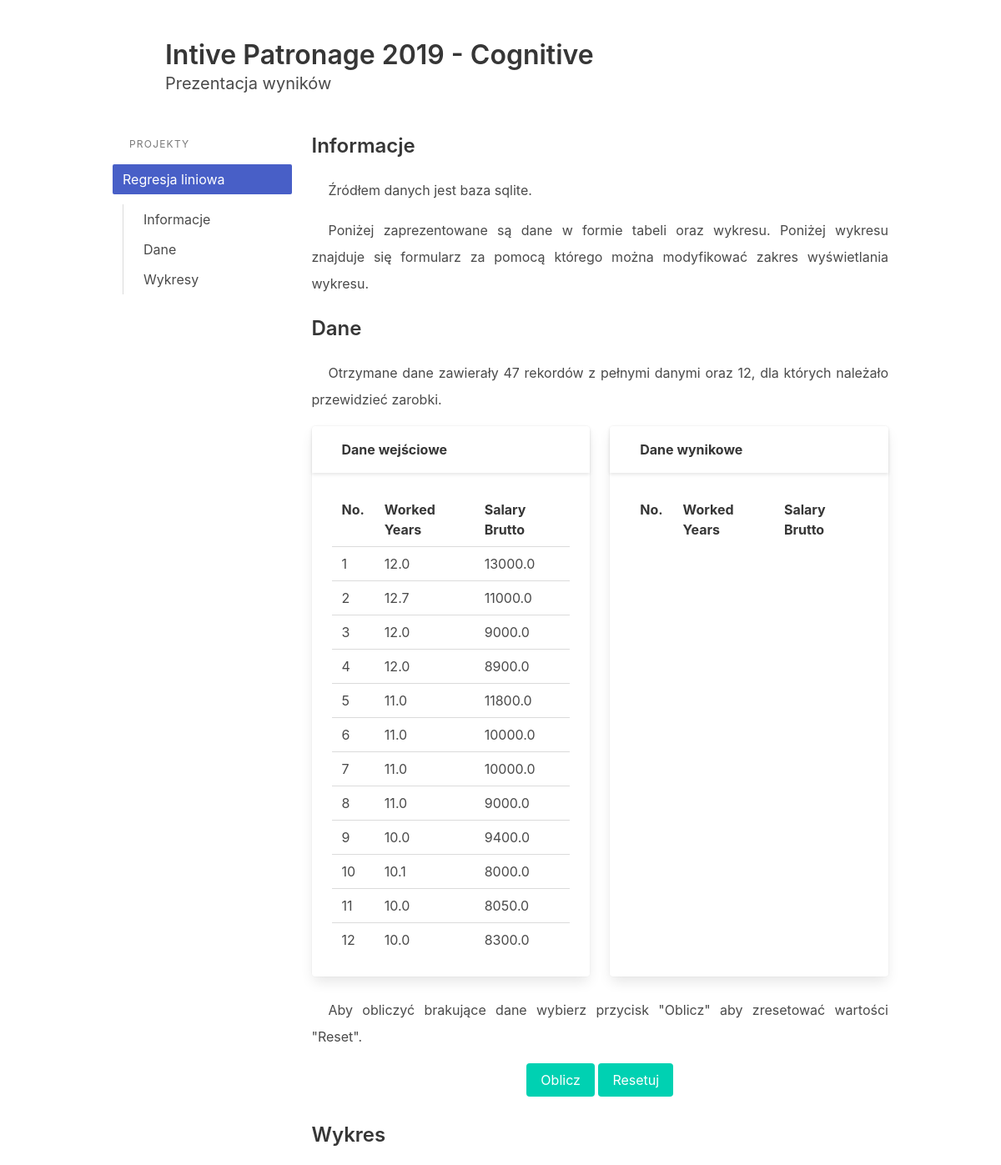
Page /detail (upper part) on the earlier database version.
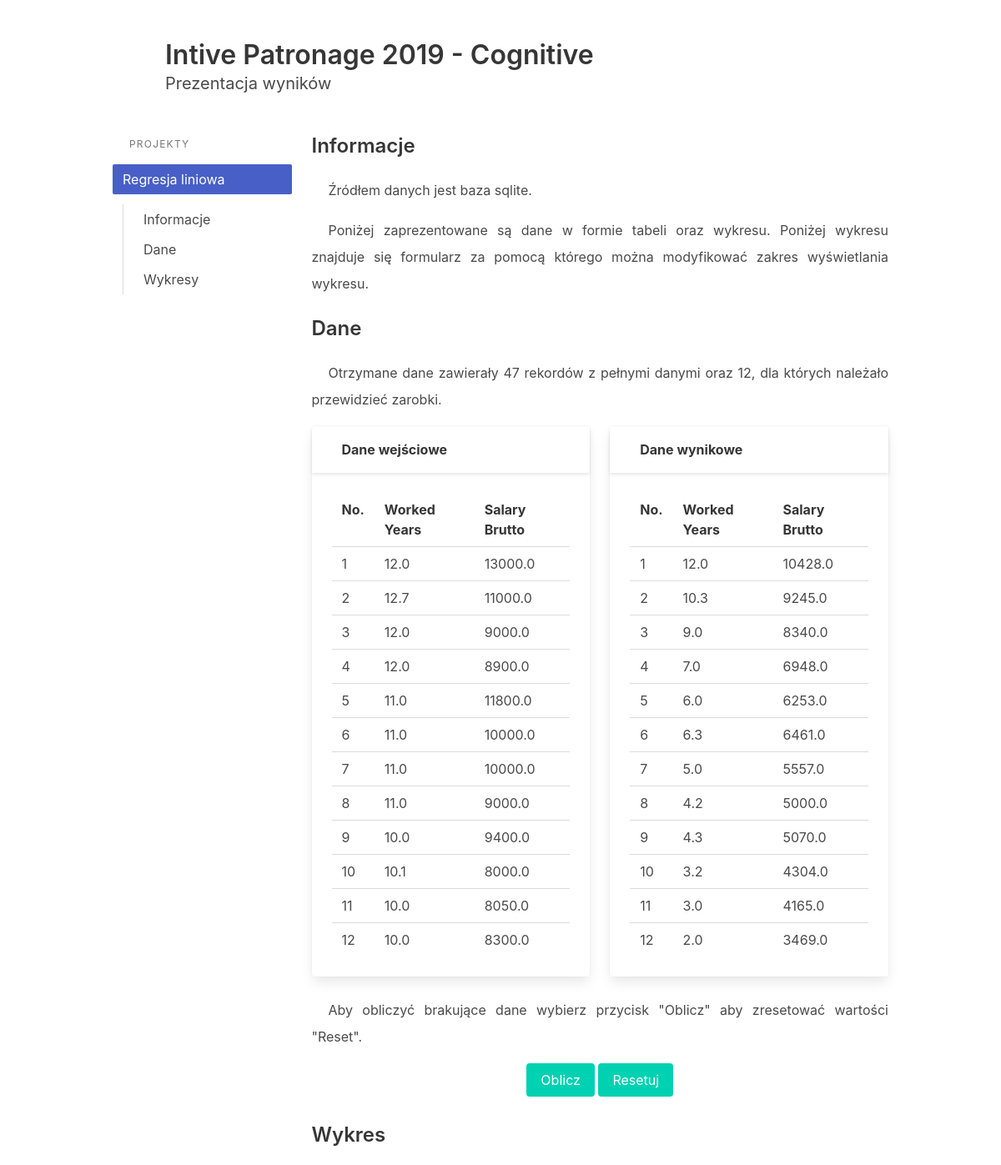
Same page on the later database version.
### projects/models.py (models this page shows)
class Data(models.Model):
    workedYears = models.FloatField()
    salaryBrutto = models.FloatField(null=True)
    test = models.IntegerField(null=True, default=0)

### projects/views.py (the view, shortened to what this page needs)
# urls.py: path('detail', views.ProjectView.as_view(), name='detail'),
class ProjectView(View):
    template_name = 'projects/detail.html'
    train_data = Data.objects.filter(test=0)
    test_data = Data.objects.filter(test=1)
    def get_data(self):
        data = []
        for val in self.train_data:
            data.append({
                'x': val.workedYears,
                'y': val.salaryBrutto,
                'test': val.test,
            })
        for val in self.test_data:
            data.append({
                'x': val.workedYears,
                'y': val.salaryBrutto,
                'test': val.test,
            })
        data = json.dumps(data)
        return data
    def get(self, request, *args, **kwargs):
        form = ChartForm()
        train_data = Data.objects.filter(test=0)
        test_data = Data.objects.filter(test=1)
        try:
            data = self.get_data()
            return render(request, 'projects/detail.html', {'train_data': train_data, 'test_data': test_data, 'data': data, 'form': form})
        except:
            return redirect('index')

### projects/templates/projects/detail.html
{% extends "projects/base.html" %}
{% block content %}
    <div id="info" class="content">
        {% include 'projects/info.html' %}
    </div>
    {% if train_data %}
    <div id="data" class="content">
        {% include 'projects/data.html' %}
    </div>
    <div id="charts" class="content">
        {% include 'projects/charts.html' %}
    </div>
    {% else %}
    <p class="notification is-danger">Błąd pobierania danych</p>
    {% endif %}
{% endblock %}

### projects/templates/projects/base.html (shortened to what this page needs)
{% include 'head.html' %}
    <div class="container">
        <div class="hero-body">
            <div class="container">
                <h1 class="title">Intive Patronage 2019 - Cognitive</h1>
                <h2 class="subtitle">Prezentacja wyników</h2>
            </div>
        </div>
        <div class="columns">
            <div class="column is-3">
                <aside class="menu">
                    {% include 'sidebar.html' %}
                </aside>
            </div>
            <div class="column is-9">
                {% block content %}
                {% endblock %}
            </div>
        </div>
    </div>
{% include "foot.html" %}

### projects/templates/head.html (shortened to what this page needs)
{% load static %}
<!DOCTYPE html>
<html lang="pl">
<head>
    <link rel="stylesheet" type="text/css" href="{% static 'css/style.css' %}">
    <link rel="stylesheet" href="https://maxcdn.bootstrapcdn.com/bootstrap/3.3.7/css/bootstrap.min.css">
    <link rel="stylesheet" href="https://cdnjs.cloudflare.com/ajax/libs/bulma/0.6.2/css/bulma.min.css">
</head>
<body>

### projects/templates/sidebar.html
<p class="menu-label">Projekty</p>
<ul class="menu-list">
    <li>
        <a href="/" class="is-active">Regresja liniowa</a>
        <ul>
            <li><a href="/detail#info">Informacje</a></li>
            <li><a href="/detail#data">Dane</a></li>
            <li><a href="/detail#charts">Wykresy</a></li>
        </ul>
    </li>
</ul>

### projects/templates/projects/info.html
<h3 class="title">Informacje</h3>
<p>
    Źródłem danych jest baza sqlite.
</p>
<p>
    Poniżej zaprezentowane są dane w formie tabeli oraz wykresu. Poniżej wykresu znajduje się
    formularz za pomocą którego można modyfikować zakres wyświetlania wykresu.
</p>

### projects/templates/projects/data.html
<h3 id="data" class="title">Dane</h3>
<p>Otrzymane dane zawierały 47 rekordów z pełnymi danymi oraz 12, dla których należało przewidzieć zarobki.</p>
<div class="columns">
    <div class="column is-6">
        <div class="card">
            <header class="card-header">
                <p class="card-header-title">
                    Dane wejściowe
                </p>
            </header>
            <div class="card-content">
                <div class="content my-table">
                    <table>
                        <tr>
                            <th>No.</th>
                            <th>Worked Years</th>
                            <th>Salary Brutto</th>
                        </tr>
                        {% for record in train_data %}
                            <tr>
                                <td>{{ forloop.counter }}</td>
                                <td>{{ record.workedYears }}</td>
                                <td>{{ record.salaryBrutto }}</td>
                            </tr>
                        {% endfor %}
                    </table>
                </div>
            </div>
        </div>
    </div>
    <div class="column is-6">
        <div class="card">
            <header class="card-header">
                <p class="card-header-title">
                    Dane wynikowe
                </p>
            </header>
            <div class="card-content">
                <div class="content my-table">
                    <table>
                        <tr>
                            <th>No.</th>
                            <th>Worked Years</th>
                            <th>Salary Brutto</th>
                        </tr>
                        {% for record in test_data %}
                            <tr>
                                <td>{{ forloop.counter }}
                                <td>{{ record.workedYears }}</td>
                                <td>{{ record.salaryBrutto }}</td>
                            </tr>
                        {% endfor %}
                    </table>
                </div>
            </div>
        </div>
    </div>
</div>
<p>Aby obliczyć brakujące dane wybierz przycisk "Oblicz" aby zresetować wartości "Reset".</p>
<div class="has-text-centered">
    <a href="/api/calculate" class="button is-primary">Oblicz</a>
    <a href="/api/reset" class="button is-primary">Resetuj</a>
</div>

### projects/templates/projects/charts.html (shortened to what this page needs)
<h3 class="title">Wykres </h3>

### projects/static/css/style.css (style rules this page uses)
.my-table { height: 556px; max-height: 556px; min-height: 556px; overflow-y: scroll; }
p { text-indent: 20px; line-height: 2; text-align: justify; }

Differences in the rows shown:
now on this page (row edited): Data: workedYears "12.0", salaryBrutto "10428.0"
now on this page (row edited): Data: workedYears "10.3", salaryBrutto "9245.0"
now on this page (row edited): Data: workedYears "9.0", salaryBrutto "8340.0"
now on this page (row edited): Data: workedYears "7.0", salaryBrutto "6948.0"
now on this page (row edited): Data: workedYears "6.0", salaryBrutto "6253.0"
now on this page (row edited): Data: workedYears "6.3", salaryBrutto "6461.0"
now on this page (row edited): Data: workedYears "5.0", salaryBrutto "5557.0"
now on this page (row edited): Data: workedYears "4.2", salaryBrutto "5000.0"
now on this page (row edited): Data: workedYears "4.3", salaryBrutto "5070.0"
now on this page (row edited): Data: workedYears "3.2", salaryBrutto "4304.0"
now on this page (row edited): Data: workedYears "3.0", salaryBrutto "4165.0"
now on this page (row edited): Data: workedYears "2.0", salaryBrutto "3469.0"
